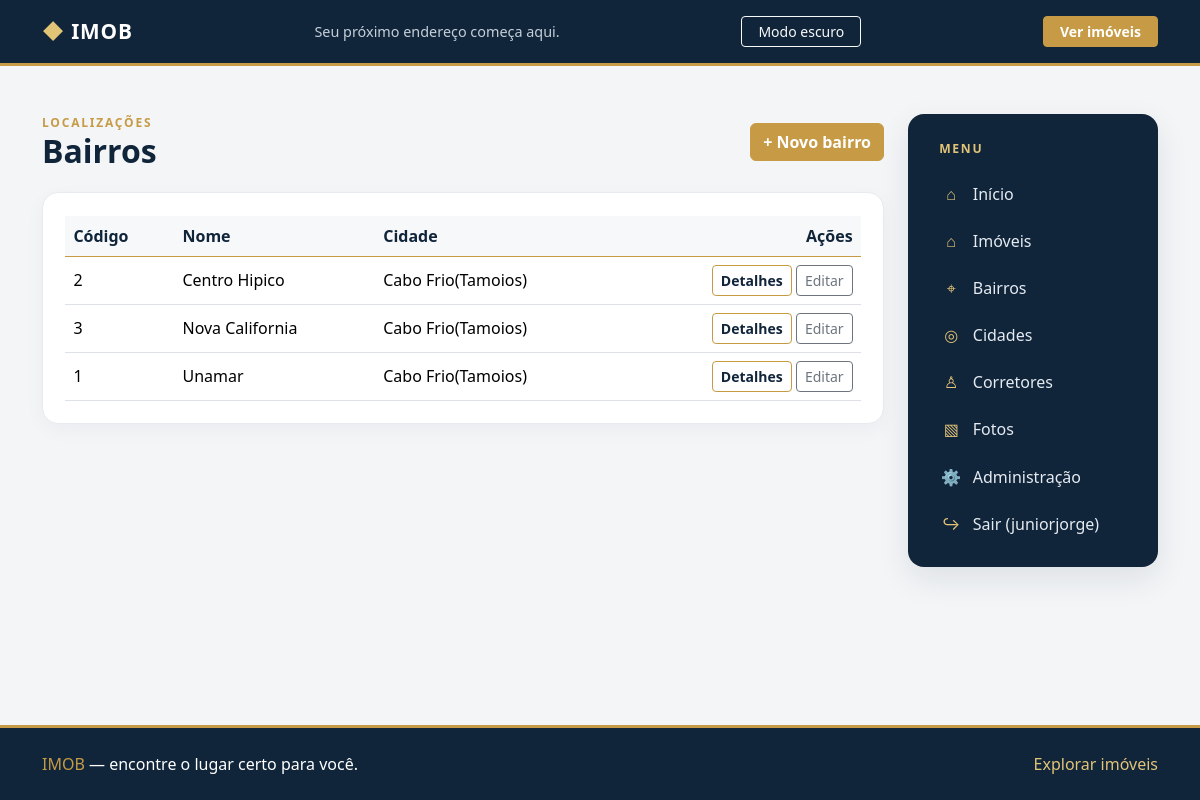
Before: /bairros/ (signed in) with the older database file.
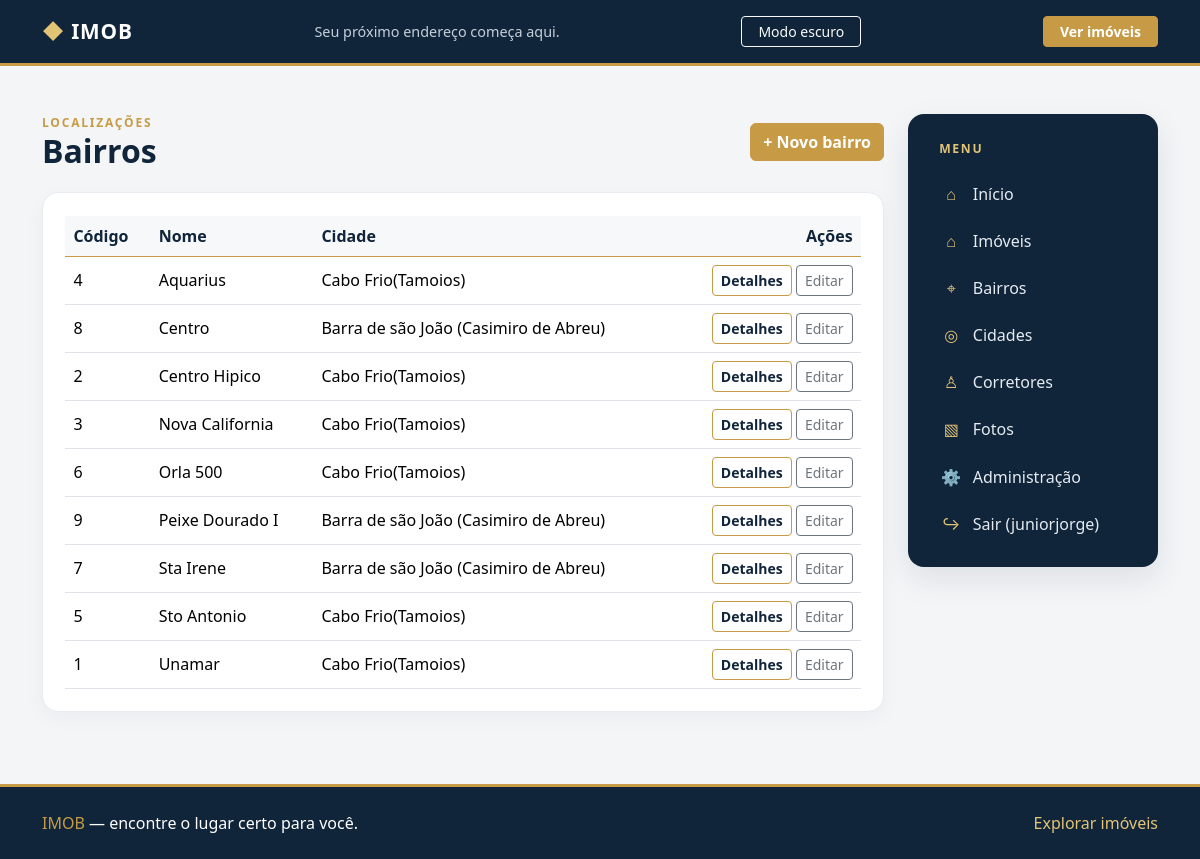
After: the same page with the newer database file.
### Bairros/models.py (models this page shows, shortened)
class Bairro(models.Model):
    nome = models.CharField(max_length=100)
    cidade = models.ForeignKey('Cidades.Cidade', on_delete=models.CASCADE, related_name='bairros')

### Cidades/models.py (models this page shows)
class Cidade(models.Model):
    nome = models.CharField(max_length=100)
    def __str__(self):
        return self.nome

### Bairros/views.py (the view)
# urls.py: path('bairros/', login_required(views.BairroListView.as_view()), name='bairros_list'),
class BairroListView(BairroWebContextMixin, ListView):
    model = Bairro
    template_name = 'bairros_list.html'
    context_object_name = 'bairros'
    def get_queryset(self):
        return Bairro.objects.select_related("cidade").order_by("nome")
    def get_context_data(self, **kwargs):
        context = super().get_context_data(**kwargs)
        context["rows"] = [
            {"object": bairro, "values": [bairro.pk, bairro.nome, bairro.cidade]}
            for bairro in context["bairros"]
        ]
        context["column_labels"] = ["Código", "Nome", "Cidade"]
        return context

### Bairros/views.py (called while the page is built)
    def get_context_data(self, **kwargs):
        context = super().get_context_data(**kwargs)
        context.update({
            "list_url": "bairros_list",
            "create_url": "bairros_create",
            "detail_url": "bairros_detail",
            "update_url": "bairros_update",
            "delete_url": "bairros_delete",
        })
        return context

### Bairros/templates/bairros_list.html (shortened to what this page needs)
{% extends "base.html" %}
{% block content %}
<div class="page-heading"><div><div class="page-kicker">Localizações</div><h1 class="page-title h2">Bairros</h1></div><a class="btn btn-gold" href="{% url create_url %}">+ Novo bairro</a></div>
<div class="panel">
    {% if rows %}<div class="table-responsive"><table class="table table-hover mb-0">
        <thead><tr>{% for label in column_labels %}<th>{{ label }}</th>{% endfor %}<th class="text-end">Ações</th></tr></thead>
        <tbody>{% for row in rows %}<tr>{% for value in row.values %}<td>{{ value|default:"—" }}</td>{% endfor %}<td class="text-end text-nowrap"><a class="btn btn-sm btn-outline-gold" href="{% url detail_url row.object.pk %}">Detalhes</a> <a class="btn btn-sm btn-outline-secondary" href="{% url update_url row.object.pk %}">Editar</a></td></tr>{% endfor %}</tbody>
    </table></div>{% else %}<div class="text-center py-5"><div class="page-kicker mb-2">Localize seus imóveis</div><p class="text-secondary">Nenhum bairro cadastrado.</p><a class="btn btn-gold" href="{% url create_url %}">Cadastrar bairro</a></div>{% endif %}
</div>
{% endblock %}

Changed rows visible on the page:
added Bairro: values "4" "Aquarius", Cidade (nome "Cabo Frio(Tamoios)")
added Bairro: values "8" "Centro"
added Cidade: nome "Barra de são João (Casimiro de Abreu)"
added Bairro: values "6" "Orla 500", Cidade (nome "Cabo Frio(Tamoios)")
added Bairro: values "9" "Peixe Dourado I"
added Bairro: values "7" "Sta Irene"
added Bairro: values "5" "Sto Antonio", Cidade (nome "Cabo Frio(Tamoios)")
